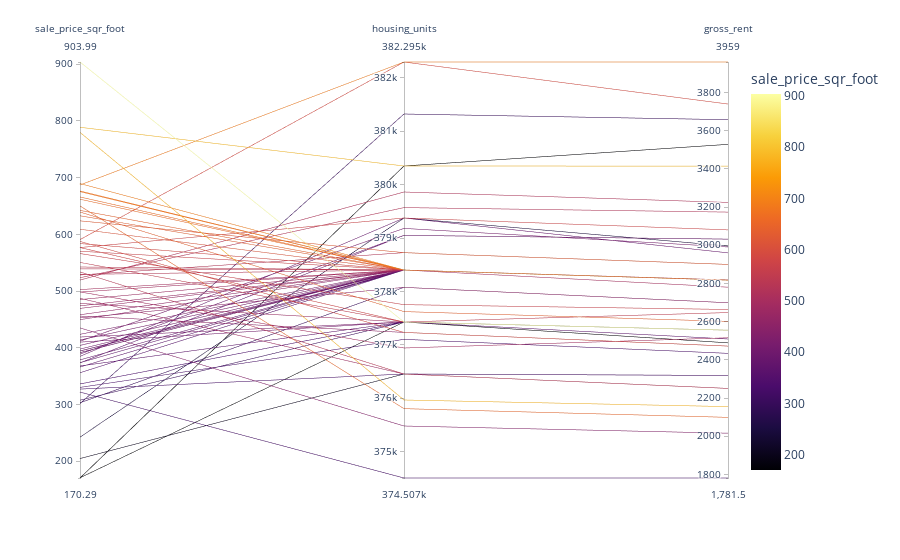

Notebook source saved alongside this figure:
### Markdown cell above
## Parallel Coordinates and Parallel Categories Analysis

In this section, you will use plotly express to create parallel coordinates and parallel categories visualizations so that investors can interactively filter and explore various factors related to the sales price of the neighborhoods. 

Using the DataFrame of Average values per neighborhood (calculated above), create the following visualizations:
1. Create a Parallel Coordinates Plot
2. Create a Parallel Categories Plot

### Code cell
# Parallel Coordinates Plot
px.parallel_coordinates(average_neighborhood, color = "sale_price_sqr_foot", color_continuous_scale = px.colors.sequential.Inferno)
